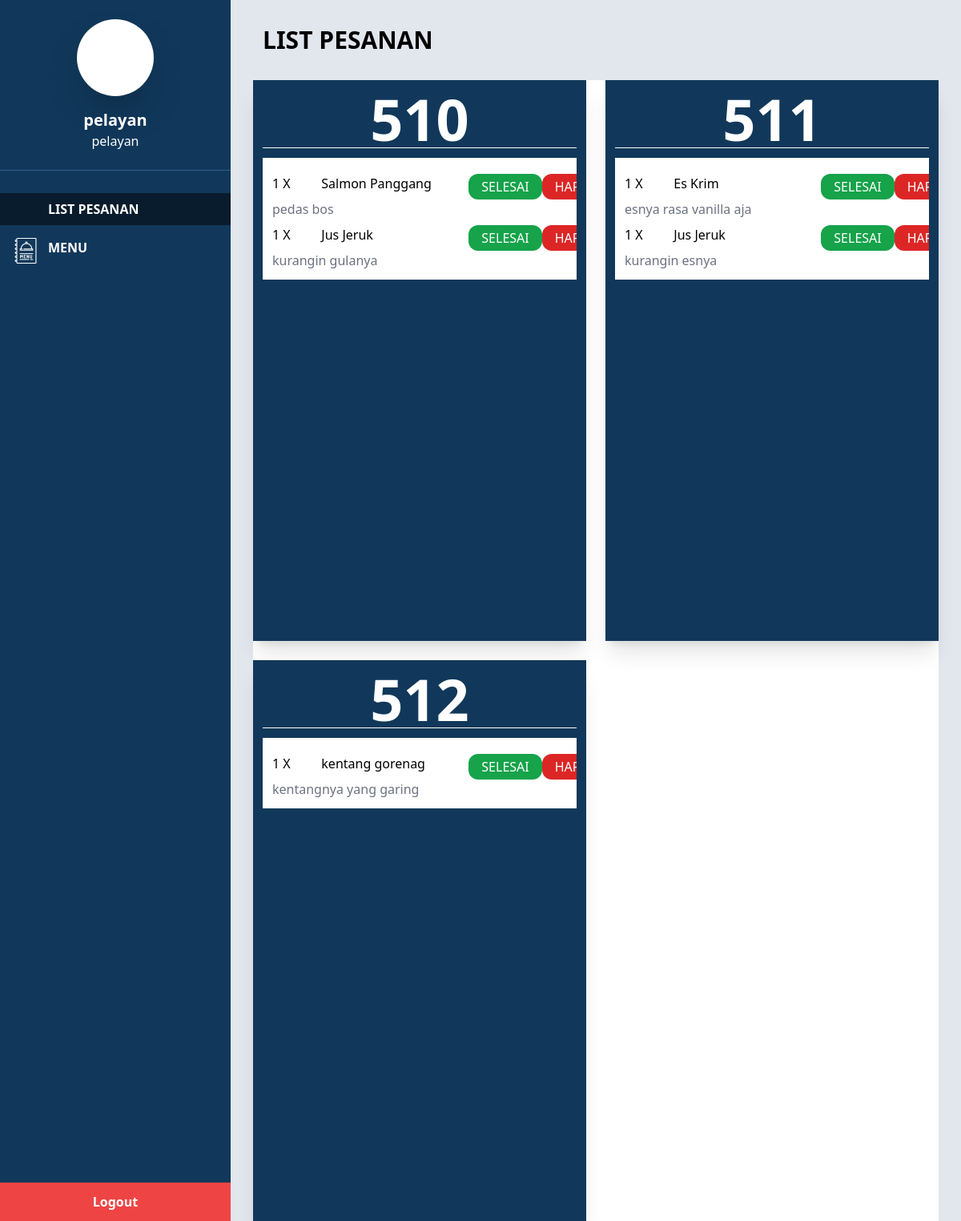
/public/pages/chef/listpesanan.php (signed in), run on the app's committed database.
### tables this page shows
CREATE TABLE `karyawan` (
  `id_karyawan` int(11) NOT NULL,
  `nama` varchar(100) DEFAULT NULL,
  `kontak` varchar(15) DEFAULT NULL,
  `jabatan` enum('pelayan','koki','kasir','manager') DEFAULT NULL,
  `password_karyawan` varchar(255) DEFAULT NULL,
  `alamat` varchar(255) DEFAULT NULL
);

CREATE TABLE `detail_pesanan` (
  `id_detail` int(11) NOT NULL,
  `id_pesanan` int(11) NOT NULL,
  `id_menu` int(11) NOT NULL,
  `jumlah` int(11) DEFAULT NULL,
  `status` enum('Masih diproses','Selesai','Tidak dapat dibuat') DEFAULT NULL,
  `deskripsi_pesanan` text DEFAULT NULL
);

CREATE TABLE `menu` (
  `id_menu` int(11) NOT NULL,
  `nama_menu` varchar(100) DEFAULT NULL,
  `harga` decimal(10,2) DEFAULT NULL,
  `jenis_menu` enum('Makanan','Minuman','Penutup','Kudapan') NOT NULL,
  `kapasitas_menu` int(11) DEFAULT NULL,
  `status_menu` enum('Sedia','Tidak Sedia') NOT NULL,
  `deskripsi_Menu` text DEFAULT NULL,
  `gambar_menu` varchar(255) DEFAULT NULL,
  `rekomendasi` enum('ya','tidak') DEFAULT 'tidak'
);

### public/pages/chef/listpesanan.php (the view, shortened to what this page needs)
<?php
include "../koneksi.php";
$id_karyawan = $_SESSION['id_karyawan'];
$query = "SELECT nama, jabatan FROM karyawan WHERE id_karyawan = ?";
$stmt = $conn->prepare($query);
$stmt->bind_param("i", $id_karyawan);
$stmt->execute();
$result = $stmt->get_result();
if ($result->num_rows > 0) {
  $pegawai = $result->fetch_assoc();
  if (isset($pegawai['nama']) && isset($pegawai['jabatan'])) {
    $nama = $pegawai['nama'];
    $jabatan = $pegawai['jabatan'];
  } else {
    die('Data pegawai tidak lengkap.');
  }
} else {
  die('Data pegawai tidak ditemukan.');
}
function fetchOrderDetails($conn) {
    $sql = "SELECT dp.id_pesanan, dp.id_menu, m.nama_menu, dp.deskripsi_pesanan, dp.jumlah, dp.status
            FROM detail_pesanan dp
            JOIN menu m ON dp.id_menu = m.id_menu
            WHERE status = 'Masih Diproses'
            ORDER BY dp.id_pesanan";
    $result = $conn->query($sql);
    $orders = [];
    if ($result->num_rows > 0) {
        while ($row = $result->fetch_assoc()) {
            $orders[$row['id_pesanan']][] = $row;
        }
    }
    return $orders;
}
$orders = fetchOrderDetails($conn);
function displayOrderDetails($orders) {
    foreach ($orders as $orderId => $orderDetails) {
        echo "
        <div class='p-3 shadow-xl h-[700px] bg-[#11385a]'>
            <div class='grid-rows-1'>
                <h3 class='font-semibold text-center text-7xl text-white'>$orderId</h3>
                <hr class='border-white'>
            </div>
            <div class='bg-white overflow-y-auto max-h-[550px] mt-3 p-3'>";
        foreach ($orderDetails as $order) {
            $menuName = $order['nama_menu'];
            $menuDescription = $order['deskripsi_pesanan'];
            $quantity = $order['jumlah'];
            $status = $order['status'];
            $statusClass = $status == 'Selesai' ? 'text-gray-400' : '';
            $buttonDisabled = $status == 'Selesai' ? 'disabled' : '';
            $buttonClass = $status == 'Selesai' ? 'bg-green-300 text-white' : 'bg-green-600 text-white';
            $readyMessage = $status == 'Selesai' ? "<div class='ml-2 text-green-600 font-bold'>hidangan siap</div>" : '';
            echo "
                <div class='grid grid-cols-6 pt-2'>
                    <div class='$statusClass'>$quantity X</div>
                    <div class='col-span-3 $statusClass'>$menuName</div>
                    <div class='col-span-2 justify-between flex'>
                        <form method='POST' action=''>
                            <input type='hidden' name='order_id' value='$orderId'>
                            <input type='hidden' name='menu_id' value='{$order['id_menu']}'>
                            <button type='submit' name='complete' class='$buttonClass py-1 px-4 uppercase rounded-xl' $buttonDisabled>selesai</button>
                        </form>
                        <form method='POST' action=''>
                            <input type='hidden' name='order_id' value='$orderId'>
                            <input type='hidden' name='menu_id' value='{$order['id_menu']}'>
                            <button type='submit' name='delete' class='bg-red-600 text-white py-1 px-4 uppercase rounded-xl'>hapus</button>
                        </form>
                        $readyMessage
                    </div>
                </div>
                <div class='text-gray-500 ml-10 mb-3'>$menuDescription</div>";
        }
        echo "
            </div>
        </div>";
    }
}
?>
<!DOCTYPE html>
<html lang="en">
<head>
  <link href="./../../css/output.css" rel="stylesheet">
</head>
<body class="bg-gray-100 font-sans antialiased">
  <div class="flex">
    <div class="w-72 bg-[#11385a] text-white flex flex-col h-screen">
      <div class="flex items-center justify-center p-6 border-b border-[#355e91]">
        <div class="text-center">
          <div class="w-24 h-24 bg-white rounded-full mx-auto shadow-2xl"></div>
          <h2 class="mt-4 text-xl font-semibold"><?php echo htmlspecialchars($nama); ?></h2>
          <p><?php echo htmlspecialchars($jabatan); ?></p>
        </div>
      </div>
      <nav class="flex flex-col mt-6 ">
        <a href="./listpesanan.php" class="px-4 py-2 my-1 flex flex-row font-semibold bg-[#091c2d]">
          <img src="./../../image/list.png" class="w-8 mr-3" alt="">
          <div>LIST PESANAN</div>
        </a>
        <a href="./ketersediaanmenu.php" class="px-4 py-2 flex my-1 flex-row font-semibold hover:bg-[#091c2d]">
          <img src="./../../image/menu.png" class="w-8 mr-3" alt="">
          <div class="font-semibold">MENU</div>
        </a>
      </nav>
      <div class="flex flex-col mt-auto text-center">
        <button id="logoutButton" class="p-3 font-bold bg-red-500 text-white hover:bg-red-600">Logout</button>
      </div>
    </div>
    <div class="flex-1 overflow-hidden h-screen bg-[#e2e6ed] overflow-y-auto">
      <div class="w-full text-3xl my-8 font-semibold mx-10">
        LIST PESANAN
      </div>
      <div class="grid grid-cols-2 h-auto gap-6 mx-7 bg-white">
        <?php displayOrderDetails($orders); ?>
      </div>
    </div>
  </div>
</body>
</html>

### data on the page
karyawan: nama "pelayan", jabatan "pelayan"
detail_pesanan: jumlah "1", id_menu.nama_menu "Salmon Panggang", deskripsi_pesanan "pedas bos"
detail_pesanan: jumlah "1", id_menu.nama_menu "Jus Jeruk", deskripsi_pesanan "kurangin gulanya"
detail_pesanan: jumlah "1", id_menu.nama_menu "Es Krim", deskripsi_pesanan "esnya rasa vanilla aja"
detail_pesanan: jumlah "1", id_menu.nama_menu "Jus Jeruk", deskripsi_pesanan "kurangin esnya"
detail_pesanan: jumlah "1", id_menu.nama_menu "kentang gorenag", deskripsi_pesanan "kentangnya yang garing"

### other printed values
$orderId "510"
$orderId "511"
$orderId "512"
